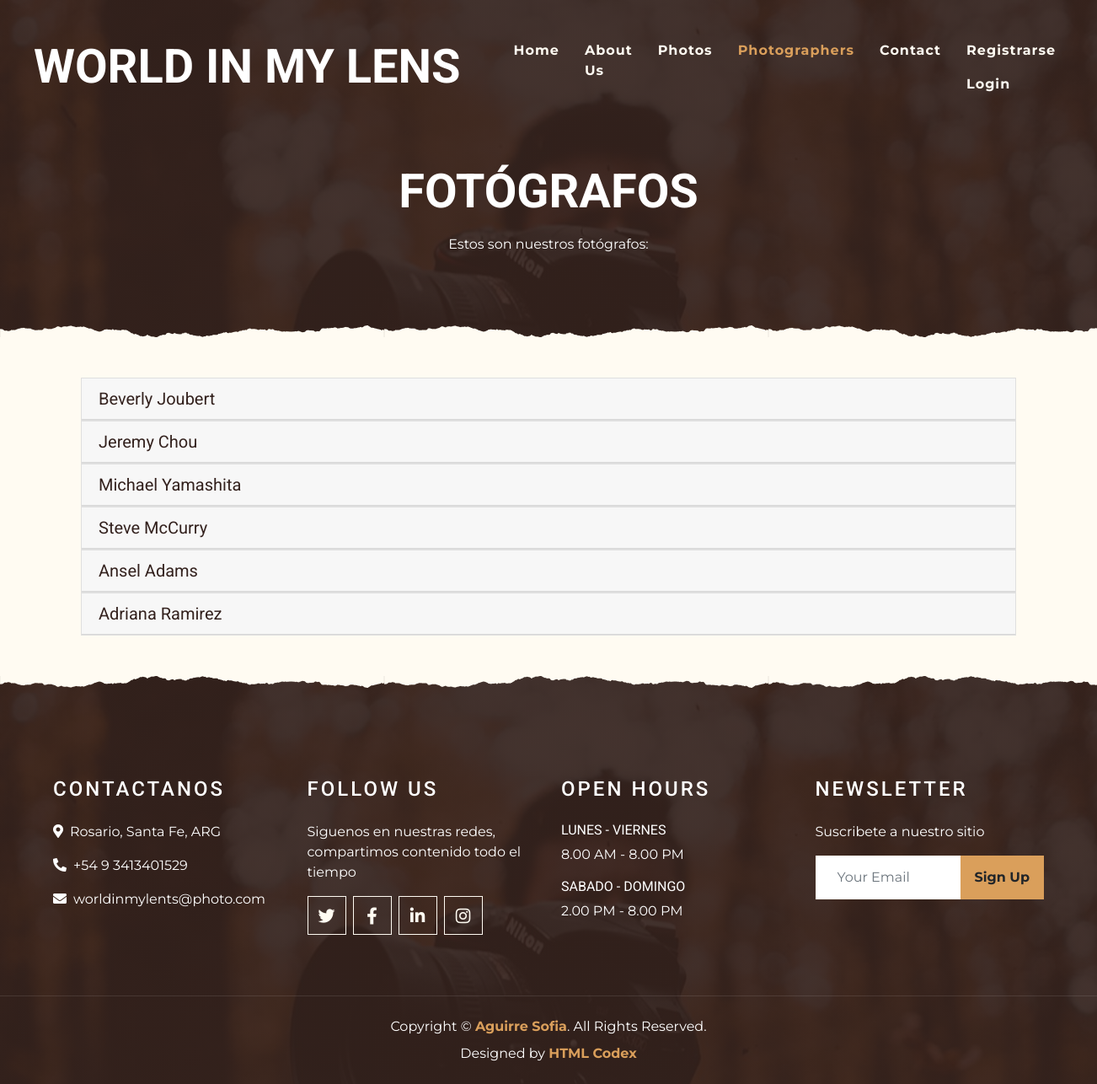
Page /author/ on the committed database.
### Photoapp/models.py (models this page shows, shortened)
class Author(models.Model):
    name = models.CharField(verbose_name="Fotógrafo", max_length=50)
    created = models.DateTimeField(auto_now_add=True)
    updated = models.DateTimeField(auto_now=True)
    class Meta:
        verbose_name = "Fotógrafo"
        verbose_name_plural = "Fotógrafos"

### Photoapp/views.py (the view)
# urls.py: path('author/', AuthorList.as_view(), name="author"),
class AuthorList(ListView):
    model = Author

### Photoapp/templates/Photoapp/author_list.html (shortened to what this page needs)
{% extends 'Photoapp/base.html' %}
{% load static %}
{% block content%}
 <div class="container-fluid p-0 nav-bar">
    <nav class="navbar navbar-expand-lg bg-none navbar-dark py-3">
        <a href="{% url 'home'%}" class="navbar-brand px-lg-4 m-0">
           <h1 class="m-0 display-4 text-uppercase text-white">World in my lens</h1>
        </a>
        <div class="collapse navbar-collapse justify-content-between" id="navbarCollapse">
            <div class="navbar-nav ml-auto p-4">
               <a href="{% url 'home'%}" class="nav-item nav-link">Home</a>
               <a href="{% url 'aboutus'%}" class="nav-item nav-link">About Us</a>
               <a href="{% url 'photos'%}" class="nav-item nav-link">Photos</a>
               <a href="{% url 'author'%}" class="nav-item nav-link active">Photographers</a>
               <a href="{% url 'contact'%}" class="nav-item nav-link">Contact</a>
               <ul class="navbar-nav">
                   <li class="nav-item">
                     {% if request.user.is_authenticated %}
                       <a class="nav-link" href="{% url 'logout' %}">
                     {% else %}
                     <a href="{% url 'usuario'%}" class="nav-item nav-link">Registrarse</a>
                       <a class="nav-link" href="{% url 'login' %}">
                     {% endif %}
                     {% if request.user.is_authenticated %}Logout{% else %}Login{% endif %}
                     </a>
                   </li>
               </ul>
            </div>
        </div>
    </nav>
</div>
<div class="container-fluid page-header mb-5 position-relative overlay-bottom">
    <div class="d-flex flex-column align-items-center justify-content-center pt-0 pt-lg-5" style="min-height: 400px">
        <h1 class="display-4 mb-3 mt-0 mt-lg-5 text-white text-uppercase">Fotógrafos</h1>
        <p class="m-0 text-white">Estos son nuestros fotógrafos: </p>
    </div>
</div>
<main role="main" class="container">
    {% if author_list %}
        <div class="list-group">
        {% for Author in author_list %}
            <div class="card">
              <h5 class="card-header">{{ Author.name }}</h5>
            </div>
        {% endfor %}
	</div>
    {% endif %}
</main>
{%endblock content%}

### rows in the picture
Author: name "Beverly Joubert"
Author: name "Jeremy Chou"
Author: name "Michael Yamashita"
Author: name "Steve McCurry"
Author: name "Ansel Adams"
Author: name "Adriana Ramirez"
